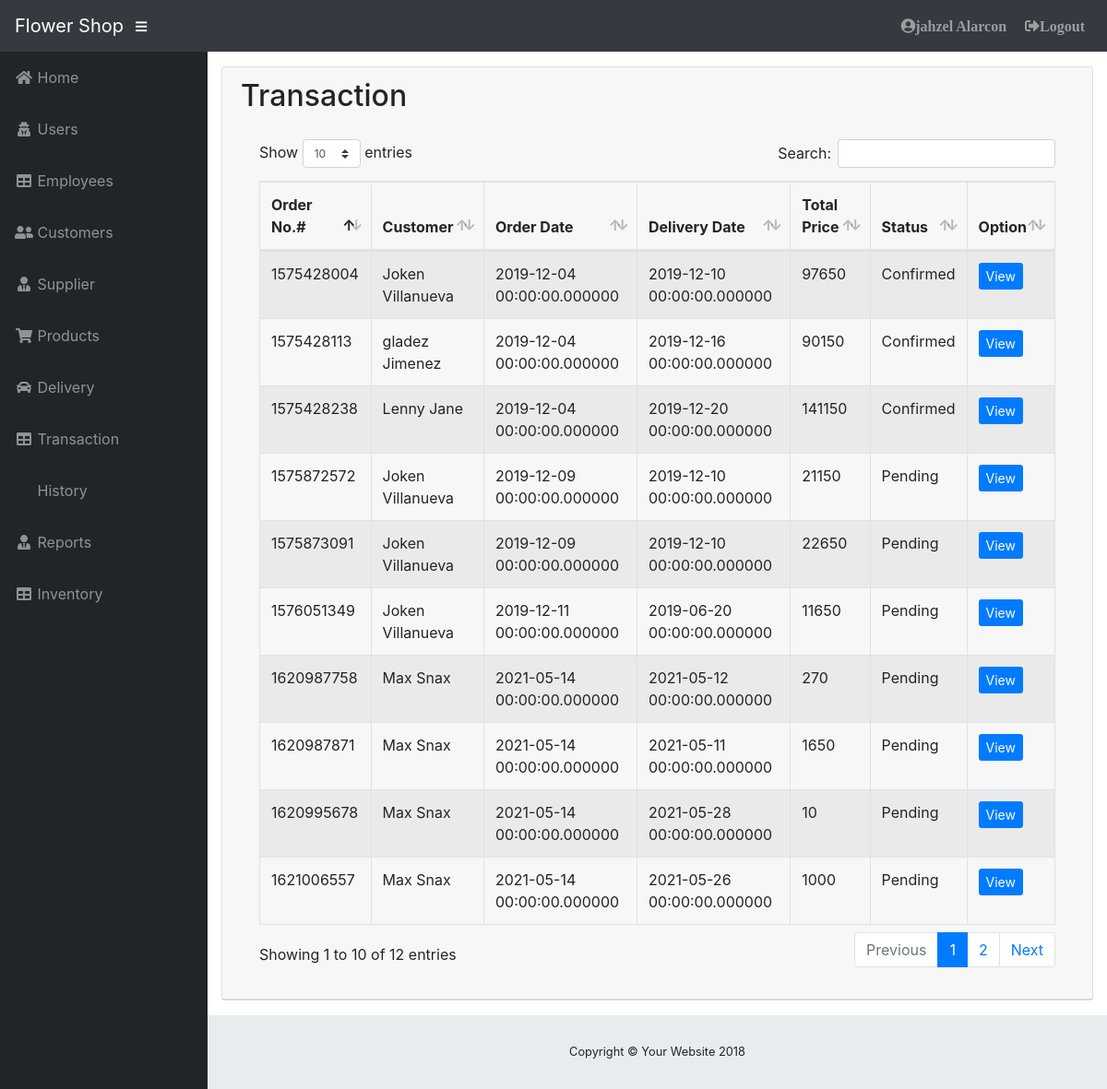
The app's page /admin/detail.php (signed in) with its own data.
### tables this page shows
CREATE TABLE `tbltransacdetail` (
  `detail_id` int(11) NOT NULL,
  `transac_code` int(11) NOT NULL,
  `date` datetime(6) NOT NULL,
  `customer_id` int(11) NOT NULL,
  `deliveryfee` int(11) NOT NULL,
  `pay_met` varchar(30) NOT NULL,
  `totalprice` int(11) NOT NULL,
  `status` varchar(200) NOT NULL,
  `remarks` text NOT NULL DEFAULT 'Order Placed',
  `delivery_date` datetime(6) NOT NULL
);

### admin/detail.php (the view, shortened to what this page needs)
<?php
if(!isset($_SESSION["userid"])){
 header("Location: login.php");
}else{
include('../includes/connection.php');
include 'theme/header.php';
include 'theme/sidebar.php';
?>
          <div class="card mb-3">
            <div class="card-header">
              <h2>Transaction</h2>
            <div class="card-body">
              <div class="table-responsive">
                            <table class="table table-bordered table-hover table-striped" id="dataTable" width="100%" cellspacing="0">
                                <thead>
                                    <tr>
                                        <th>Order No.#</th>
                                        <th>Customer</th>
                                        <th>Order Date</th>
                                        <th>Delivery Date</th>
                                        <th>Total Price</th>
                                        <th>Status</th>
                                        <th>Option</th>
                                    </tr>
                                </thead>
                                <tbody>
                                  <?php
                $query = 'SELECT *,concat(`C_FNAME`," ",`C_LNAME`)as name FROM tbltransacdetail a, tblcustomer b WHERE a.`customer_id`=b.`C_ID` ';
                    $result = mysqli_query($db, $query) or die (mysqli_error($db));
                        while ($row = mysqli_fetch_assoc($result)) {
                            echo '<tr>';
                            echo '<td>'. $row['transac_code'].'</td>';
                            echo '<td>'. $row['name'].'</td>';
                            echo '<td>'. $row['date'].'</td>';
                             echo '<td>'. $row['delivery_date'].'</td>';
                            echo '<td>'. $row['totalprice'].'</td>';
                            echo '<td>'. $row['status'].'</td>';
                            echo '<td><a title="View list Of Ordered" type="button" class="btn-sm btn-primary" href="detailtransac.php?id='. $row['transac_code'].'" >View </a></td>';
                            echo '</tr> ';
                }
            ?>
                                </tbody>
                            </table>
                        </div>
            </div>
          </div>
        </div>
<?php include 'theme/footer.php'; }?>
<?php include 'addtransac.php'; ?>

### admin/css/sb-admin.css (style rules this page uses)
html { position: relative; min-height: 100%; }
body { height: 100%; }
:root { --input-padding-x: 0.75rem; --input-padding-y: 0.75rem; }

### records on screen
tbltransacdetail: transac_code "1575428004", name "Joken Villanueva", date "2019-12-04 00:00:00.000000", delivery_date "2019-12-10 00:00:00.000000", totalprice "97650", status "Confirmed"
tbltransacdetail: transac_code "1575428113", name "gladez Jimenez", date "2019-12-04 00:00:00.000000", delivery_date "2019-12-16 00:00:00.000000", totalprice "90150", status "Confirmed"
tbltransacdetail: transac_code "1575428238", name "Lenny Jane", date "2019-12-04 00:00:00.000000", delivery_date "2019-12-20 00:00:00.000000", totalprice "141150", status "Confirmed"
tbltransacdetail: transac_code "1575872572", name "Joken Villanueva", date "2019-12-09 00:00:00.000000", delivery_date "2019-12-10 00:00:00.000000", totalprice "21150", status "Pending"
tbltransacdetail: transac_code "1575873091", name "Joken Villanueva", date "2019-12-09 00:00:00.000000", delivery_date "2019-12-10 00:00:00.000000", totalprice "22650", status "Pending"
tbltransacdetail: transac_code "1576051349", name "Joken Villanueva", date "2019-12-11 00:00:00.000000", delivery_date "2019-06-20 00:00:00.000000", totalprice "11650", status "Pending"
tbltransacdetail: transac_code "1620987758", name "Max Snax", date "2021-05-14 00:00:00.000000", delivery_date "2021-05-12 00:00:00.000000", totalprice "270", status "Pending"
tbltransacdetail: transac_code "1620987871", name "Max Snax", date "2021-05-14 00:00:00.000000", delivery_date "2021-05-11 00:00:00.000000", totalprice "1650", status "Pending"
tbltransacdetail: transac_code "1620995678", name "Max Snax", date "2021-05-14 00:00:00.000000", delivery_date "2021-05-28 00:00:00.000000", totalprice "10", status "Pending"
tbltransacdetail: transac_code "1621006557", name "Max Snax", date "2021-05-14 00:00:00.000000", delivery_date "2021-05-26 00:00:00.000000", totalprice "1000", status "Pending"

### other values on screen
$_SESSION['fname'] "jahzel"
$_SESSION['lname'] "Alarcon"
